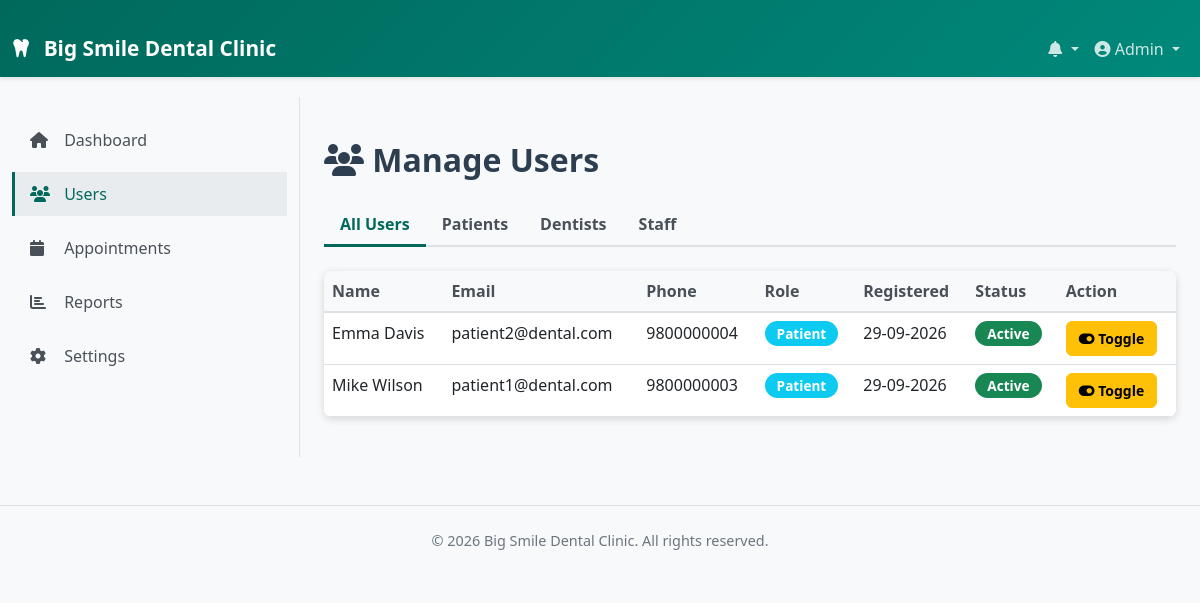
Screenshot of /admin/users.php?role=patient (signed in) with the database file from the repository.
### tables this page shows
CREATE TABLE IF NOT EXISTS users (
    user_id INT PRIMARY KEY AUTO_INCREMENT,
    username VARCHAR(50) UNIQUE NOT NULL,
    email VARCHAR(100) UNIQUE NOT NULL,
    password VARCHAR(255) NOT NULL,
    role ENUM('patient', 'dentist', 'staff', 'admin') NOT NULL,
    first_name VARCHAR(100) NOT NULL,
    last_name VARCHAR(100) NOT NULL,
    phone VARCHAR(15),
    address TEXT,
    date_of_birth DATE,
    gender ENUM('Male', 'Female', 'Other'),
    profile_image VARCHAR(255),
    qualification VARCHAR(255),
    specialization VARCHAR(255),
    registration_date TIMESTAMP DEFAULT CURRENT_TIMESTAMP,
    last_login TIMESTAMP NULL DEFAULT NULL,
    is_active TINYINT DEFAULT 1,
    created_at TIMESTAMP DEFAULT CURRENT_TIMESTAMP,
    updated_at TIMESTAMP DEFAULT CURRENT_TIMESTAMP ON UPDATE CURRENT_TIMESTAMP,
    INDEX idx_role (role),
    INDEX idx_email (email)
);

### includes/functions.php (called while the page is built, shortened)
<?php
function isLoggedIn() {
    return isset($_SESSION['user_id']) && !empty($_SESSION['user_id']);
}
function getCurrentUser() {
    global $conn;
    $user_id = $_SESSION['user_id'];
    $result = $conn->query("SELECT * FROM users WHERE user_id = '$user_id'");
    if ($result && $result->num_rows > 0) {
        return $result->fetch_assoc();
    }
    return null;
}
function formatDate($date) {
    return date('d-m-Y', strtotime($date));
}
?>

### admin/users.php (the view, shortened to what this page needs)
<?php
require_once '../includes/config.php';
require_once '../includes/functions.php';
$show_sidebar = true;
$role_filter = $_GET['role'] ?? '';
include '../includes/header.php';
?>
<div class="container mt-4">
    <div class="row">
        <div class="col-md-12">
            <h2 class="mb-4"><i class="fas fa-users"></i> Manage Users</h2>
        </div>
    </div>
    <div class="row mb-4">
        <div class="col-md-12">
            <ul class="nav nav-tabs">
                <li class="nav-item">
                    <a class="nav-link <?php echo empty($role_filter) ? 'active' : ''; ?>" href="users.php">All Users</a>
                </li>
                <li class="nav-item">
                    <a class="nav-link <?php echo $role_filter == 'patient' ? 'active' : ''; ?>" href="?role=patient">Patients</a>
                </li>
                <li class="nav-item">
                    <a class="nav-link <?php echo $role_filter == 'dentist' ? 'active' : ''; ?>" href="?role=dentist">Dentists</a>
                </li>
                <li class="nav-item">
                    <a class="nav-link <?php echo $role_filter == 'staff' ? 'active' : ''; ?>" href="?role=staff">Staff</a>
                </li>
            </ul>
        </div>
    </div>
    <div class="row">
        <div class="col-md-12">
            <div class="card">
                <div class="table-responsive">
                    <table class="table table-hover mb-0">
                        <thead class="table-light">
                            <tr>
                                <th>Name</th>
                                <th>Email</th>
                                <th>Phone</th>
                                <th>Role</th>
                                <th>Registered</th>
                                <th>Status</th>
                                <th>Action</th>
                            </tr>
                        </thead>
                        <tbody>
                            <?php
                            $query = "SELECT * FROM users WHERE role != 'admin'";
                            if (!empty($role_filter)) {
                                $query .= " AND role = '$role_filter'";
                            }
                            $query .= " ORDER BY first_name ASC";
                            $result = $conn->query($query);
                            if ($result && $result->num_rows > 0) {
                                while ($row = $result->fetch_assoc()) {
                                    $status_badge = $row['is_active'] ? '<span class="badge bg-success">Active</span>' : '<span class="badge bg-danger">Inactive</span>';
                                    ?>
                                    <tr>
                                        <td><?php echo htmlspecialchars($row['first_name'] . ' ' . $row['last_name']); ?></td>
                                        <td><?php echo htmlspecialchars($row['email']); ?></td>
                                        <td><?php echo htmlspecialchars($row['phone'] ?? '-'); ?></td>
                                        <td><span class="badge bg-info"><?php echo ucfirst($row['role']); ?></span></td>
                                        <td><?php echo formatDate($row['registration_date']); ?></td>
                                        <td><?php echo $status_badge; ?></td>
                                        <td>
                                            <form method="POST" style="display: inline;">
                                                <button type="submit" class="btn btn-sm btn-warning">
                                                    <i class="fas fa-toggle-on"></i> Toggle
                                                </button>
                                            </form>
                                        </td>
                                    </tr>
                                    <?php
                                }
                            } else {
                                echo '<tr><td colspan="7" class="text-center text-muted">No users found</td></tr>';
                            }
                            ?>
                        </tbody>
                    </table>
                </div>
            </div>
        </div>
    </div>
</div>
<?php include '../includes/footer.php'; ?>

### includes/header.php (shortened to what this page needs)
<?php
require_once 'config.php';
require_once 'functions.php';
$current_user = getCurrentUser();
?>
<!DOCTYPE html>
<html lang="en">
<head>
    <link href="https://cdn.jsdelivr.net/npm/bootstrap@5.3.0/dist/css/bootstrap.min.css" rel="stylesheet">
    <link rel="stylesheet" href="https://cdnjs.cloudflare.com/ajax/libs/font-awesome/6.4.0/css/all.min.css">
    <link rel="stylesheet" href="<?php echo BASE_URL; ?>css/style.css">
</head>
<body>
    <nav class="navbar navbar-expand-lg navbar-dark bg-primary sticky-top">
        <div class="container-fluid">
            <a class="navbar-brand" href="<?php echo BASE_URL; ?>">
                <i class="fas fa-tooth"></i> <?php echo SITE_NAME; ?>
            </a>
            <div class="collapse navbar-collapse" id="navbarNav">
                <ul class="navbar-nav ms-auto">
                    <li class="nav-item dropdown">
                        <a class="nav-link dropdown-toggle" href="#" id="notificationDropdown" role="button" data-bs-toggle="dropdown">
                            <i class="fas fa-bell"></i>
                        </a>
                    </li>
                    <li class="nav-item dropdown">
                        <a class="nav-link dropdown-toggle" href="#" id="userDropdown" role="button" data-bs-toggle="dropdown">
                            <i class="fas fa-user-circle"></i> <?php echo $current_user['first_name']; ?>
                        </a>
                    </li>
                </ul>
            </div>
        </div>
    </nav>
    <?php if (isset($show_sidebar) && $show_sidebar): ?>
    <div class="container-fluid">
        <div class="row">
            <nav class="col-md-3 bg-light sidebar">
                <div class="sticky-top pt-3">
                    <?php
                    $role = isset($_SESSION['role']) ? $_SESSION['role'] : '';
                         if ($role == 'patient') {
                        ?>
                        <ul class="nav flex-column">
                            <li class="nav-item">
                                <a class="nav-link" href="<?php echo BASE_URL; ?>patient/index.php">
                                    <i class="fas fa-home"></i> Dashboard
                                </a>
                            </li>
                            <li class="nav-item">
                                <a class="nav-link" href="<?php echo BASE_URL; ?>patient/appointments.php">
                                    <i class="fas fa-calendar"></i> My Appointments
                                </a>
                            </li>
                            <li class="nav-item">
                                <a class="nav-link" href="<?php echo BASE_URL; ?>patient/book-appointment.php">
                                    <i class="fas fa-plus"></i> Book Appointment
                                </a>
                            </li>
                            <li class="nav-item">
                                <a class="nav-link" href="<?php echo BASE_URL; ?>patient/treatment-history.php">
                                    <i class="fas fa-file-medical"></i> Treatment History
                                </a>
                            </li>
                            <li class="nav-item">
                                <a class="nav-link" href="<?php echo BASE_URL; ?>profile.php">
                                    <i class="fas fa-user"></i> Profile
                                </a>
                            </li>
                        </ul>
                        <?php
                    } elseif ($role == 'admin') {
                        ?>
                        <ul class="nav flex-column">
                            <li class="nav-item">
                                <a class="nav-link" href="<?php echo BASE_URL; ?>admin/index.php">
                                    <i class="fas fa-home"></i> Dashboard
                                </a>
                            </li>
                            <li class="nav-item">
                                <a class="nav-link" href="<?php echo BASE_URL; ?>admin/users.php">
                                    <i class="fas fa-users"></i> Users
                                </a>
                            </li>
                            <li class="nav-item">
                                <a class="nav-link" href="<?php echo BASE_URL; ?>admin/appointments.php">
                                    <i class="fas fa-calendar"></i> Appointments
                                </a>
                            </li>
                            <li class="nav-item">
                                <a class="nav-link" href="<?php echo BASE_URL; ?>admin/reports.php">
                                    <i class="fas fa-chart-bar"></i> Reports
                                </a>
                            </li>
                            <li class="nav-item">
                                <a class="nav-link" href="<?php echo BASE_URL; ?>admin/settings.php">
                                    <i class="fas fa-cog"></i> Settings
                                </a>
                            </li>
                        </ul>
                        <?php
                    }
                    ?>
                </div>
            </nav>
            <main class="col-md-9">
    <?php endif; ?>
</body>
</html>

### css/style.css (style rules this page uses)
:root { --primary-color: #00695C; --secondary-color: #f7fbfb; --success-color: #28a745; --info-color: #17a2b8; --warning-color: #ffc107; --danger-color: #dc3545; }
* { font-family: 'Segoe UI', Tahoma, Geneva, Verdana, sans-serif; }
body { background-color: #f8f9fa; color: #333; }
h1, h2, h3, h4, h5, h6 { color: #2c3e50; font-weight: 600; }
.navbar { box-shadow: 0 2px 4px rgba(0, 0, 0, 0.1); }
.bg-primary { background: linear-gradient(135deg, #00695C 0%, #00897B 100%) !important; }
.navbar-dark .navbar-nav .nav-link { color: rgba(255, 255, 255, 0.8); }
.navbar-brand { font-weight: 700; font-size: 1.3rem; color: white !important; }
.navbar-brand i { margin-right: 8px; }
.sidebar { border-right: 1px solid #dee2e6; }
.sidebar .nav-link { color: #495057; border-left: 3px solid transparent; padding: 10px 15px; margin: 5px 0; transition: all 0.3s ease; }
.sidebar .nav-link:active, .sidebar .nav-link.active { color: #00695C; background-color: #e9ecef; border-left-color: #00695C; }
.sidebar .nav-link i { margin-right: 10px; width: 20px; }
.card { border: none; box-shadow: 0 2px 8px rgba(0, 0, 0, 0.08); margin-bottom: 20px; border-radius: 8px; transition: transform 0.3s ease, box-shadow 0.3s ease; }
.btn { border-radius: 6px; padding: 8px 16px; font-weight: 600; transition: all 0.3s ease; }
.btn-sm { padding: 6px 12px; font-size: 0.875rem; }
.table { border-collapse: collapse; }
.table thead th { background-color: #f8f9fa; color: #495057; font-weight: 600; border-bottom: 2px solid #dee2e6; }
.table tbody tr { transition: background-color 0.2s ease; }
.table-responsive { border-radius: 8px; box-shadow: 0 2px 8px rgba(0, 0, 0, 0.08); }
.badge { padding: 6px 12px; border-radius: 20px; font-weight: 600; font-size: 0.85rem; }
.nav-tabs { border-bottom: 2px solid #dee2e6; }
.nav-tabs .nav-link { color: #495057; border: none; border-bottom: 3px solid transparent; margin-bottom: -2px; font-weight: 600; transition: all 0.3s ease; }
.nav-tabs .nav-link.active { color: var(--primary-color); background-color: transparent; border-color: var(--primary-color); }
.container-fluid { padding-top: 20px; }
main { padding: 20px 0; }

### rows the page displays
users: first_name "Admin"
users: first_name+last_name "Emma Davis", email "patient2@dental.com", phone "9800000004", role "Patient", registration_date "29-09-2026", is_active "Active"
users: first_name+last_name "Mike Wilson", email "patient1@dental.com", phone "9800000003", role "Patient", registration_date "29-09-2026", is_active "Active"

### other values shown
SITE_NAME "Big Smile Dental Clinic"
